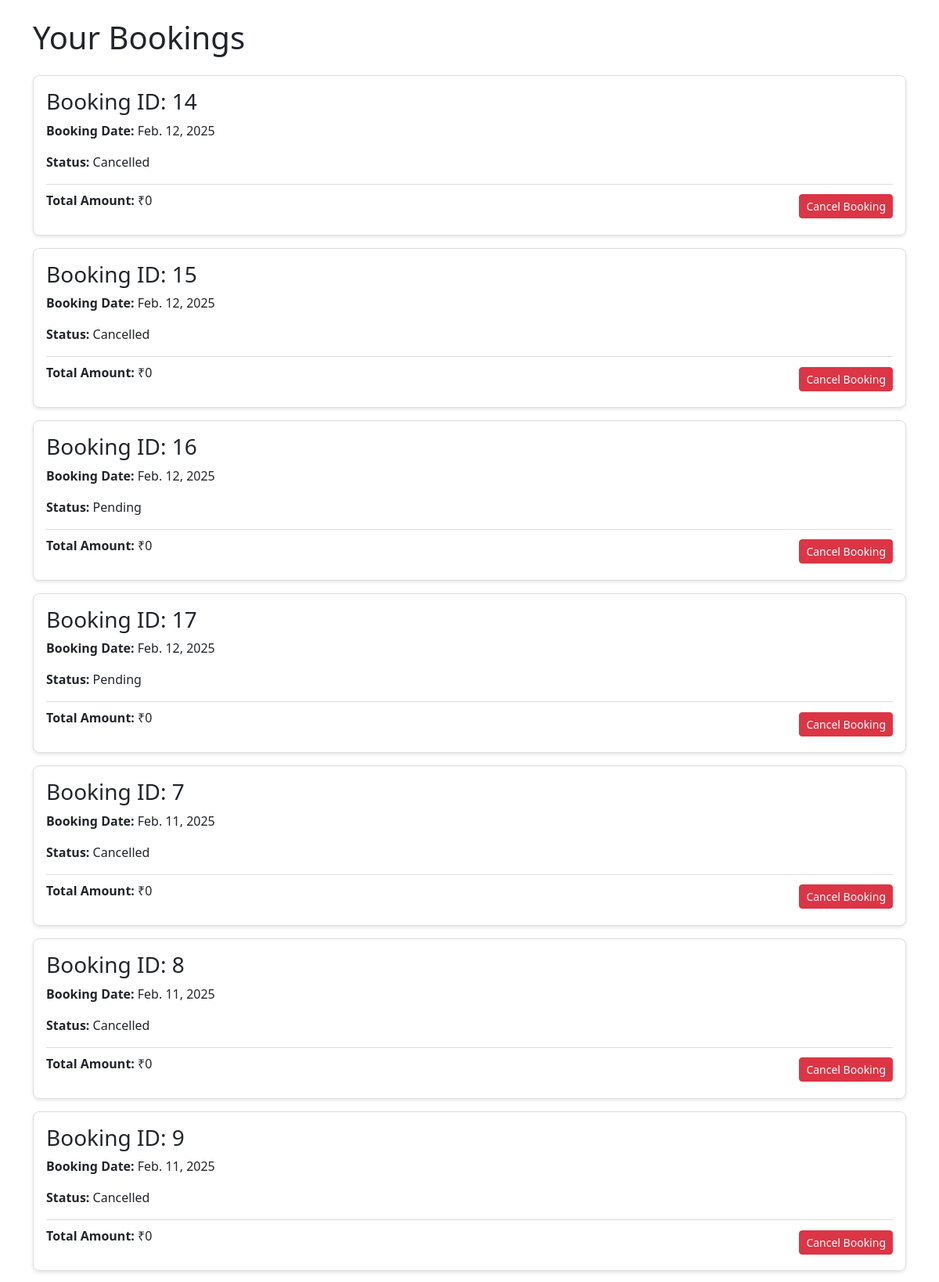
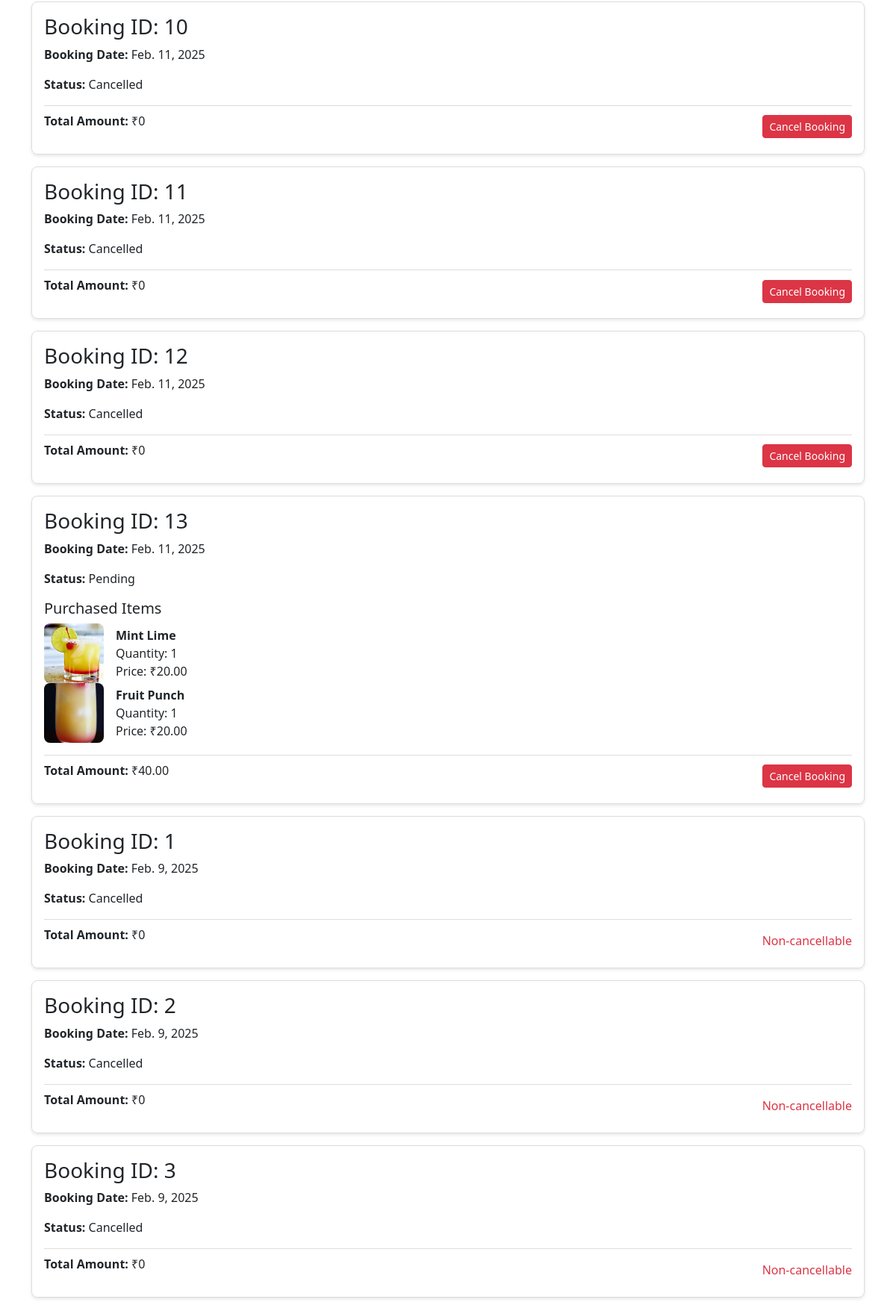
Page /view_bookings/ (signed in, upper part) on the committed database (2 pictures, top to bottom).
### app/models.py (models this page shows, shortened)
class Buy(models.Model):
    user = models.ForeignKey(User, on_delete=models.CASCADE)
    wedding = models.ForeignKey(DestinationWedding, on_delete=models.CASCADE,null=True)
    invitation = models.ForeignKey(InvitationCard, on_delete=models.CASCADE, null=True, blank=True)
    customer_name = models.CharField(max_length=255)
    customer_email = models.EmailField()
    customer_phone = models.CharField(max_length=15)
    message = models.TextField(blank=True, null=True)
    purchase_date = models.DateField(auto_now_add=True)
    status = models.CharField(
        max_length=50,
        choices=[('Pending', 'Pending'), ('Completed', 'Completed'), ('Cancelled', 'Cancelled')],
        default='Pending'
    )
    def calculate_total(self):
        total = 0
        for buy_item in self.buyitem_set.all():
            total += buy_item.calculate_item_price()
        if self.invitation:
            total += self.invitation.price
        return total

class BuyItem(models.Model):
    buy = models.ForeignKey(Buy, on_delete=models.CASCADE, related_name="buyitem_set")
    item = models.ForeignKey(Item, on_delete=models.CASCADE)
    quantity = models.PositiveIntegerField(default=1)
    def calculate_item_price(self):
        return self.item.category.price * self.quantity

class Item(models.Model):
    category = models.ForeignKey(ItemCategory, on_delete=models.CASCADE)
    name = models.CharField(max_length=100)
    img = models.FileField()

class ItemCategory(models.Model):
    img = models.FileField()
    name = models.CharField(max_length=100)
    price = models.DecimalField(max_digits=10, decimal_places=2)

### app/views.py (the view)
# urls.py: path('view_bookings/', views.user_view_bookings, name='user_view_bookings'),
def user_view_bookings(request):
    if 'user' in request.session:
        user = request.user
        data = Buy.objects.filter(user=user).prefetch_related('buyitem_set__item__category').order_by('-purchase_date')
        for booking in data:
            booking.is_cancellable = (date.today() - booking.purchase_date) <= timedelta(days=2)
            print("Booking ID:", booking.id)
            print("Wedding:", booking.wedding)  # Should print the related DestinationWedding object if exists
            print("Invitation:", booking.invitation)  # Should print the related InvitationCard object if exists
        return render(request, 'user/bookings.html', {'data': data})
    else:
        return redirect('login')

### templates/user/bookings.html (shortened to what this page needs)
<!DOCTYPE html>
<html lang="en">
<head>
    <link href="https://cdn.jsdelivr.net/npm/bootstrap@5.3.3/dist/css/bootstrap.min.css" rel="stylesheet">
</head>
<body>
    <div class="container mt-4">
        <h1 class="mb-4">Your Bookings</h1>
        {% for booking in data %}
        <div class="booking-card">
            <div class="details-section">
                <h3>Booking ID: {{ booking.id }}</h3>
                <p><strong>Booking Date:</strong> {{ booking.purchase_date }}</p>
                <p><strong>Status:</strong> {{ booking.status }}</p>
                {% if booking.buyitem_set.all %}
                    <h5>Purchased Items</h5>
                    <ul class="list-unstyled">
                        {% for item in booking.buyitem_set.all %}
                        <li class="d-flex align-items-center">
                            <img src="{{ item.item.img.url }}" alt="{{ item.item.name }}">
                            <div>
                                <strong>{{ item.item.name }}</strong> <br>
                                <span>Quantity: {{ item.quantity }}</span> <br>
                                <span>Price: ₹{{ item.calculate_item_price }}</span>
                            </div>
                        </li>
                        {% endfor %}
                    </ul>
                {% endif %}
            </div>
            <div class="total-section">
                <p><strong>Total Amount:</strong> ₹{{ booking.calculate_total }}</p>
                {% if booking.is_cancellable %}
                    <a href="{% url 'cancel_booking' booking.id %}" class="btn btn-danger btn-sm btn-cancel">Cancel Booking</a>
                {% else %}
                    <span class="text-danger">Non-cancellable</span>
                {% endif %}
            </div>
        </div>
        {% endfor %}
    </div>
</body>
</html>

### templates/user/bookings.html (style rules this page uses)
.booking-card { border: 1px solid #ddd; border-radius: 8px; padding: 16px; margin-bottom: 16px; box-shadow: 0 2px 4px rgba(0, 0, 0, 0.1); }
.booking-card .details-section { margin-bottom: 16px; }
.booking-card .total-section { border-top: 1px solid #ddd; padding-top: 8px; margin-top: 8px; display: flex; justify-content: space-between; align-items: center; }
.booking-card img { width: 80px; height: 80px; object-fit: cover; border-radius: 8px; margin-right: 16px; }
.btn-cancel { background-color: #dc3545; color: white; text-decoration: none; }
h5 { margin-top: 16px; }

### rows in the picture
Buy: id "14", purchase_date "Feb. 12, 2025", status "Cancelled", calculate_total "0", shows "Cancel Booking"
Buy: id "15", purchase_date "Feb. 12, 2025", status "Cancelled", calculate_total "0", shows "Cancel Booking"
Buy: id "16", purchase_date "Feb. 12, 2025", status "Pending", calculate_total "0", shows "Cancel Booking"
Buy: id "17", purchase_date "Feb. 12, 2025", status "Pending", calculate_total "0", shows "Cancel Booking"
Buy: id "7", purchase_date "Feb. 11, 2025", status "Cancelled", calculate_total "0", shows "Cancel Booking"
Buy: id "8", purchase_date "Feb. 11, 2025", status "Cancelled", calculate_total "0", shows "Cancel Booking"
Buy: id "9", purchase_date "Feb. 11, 2025", status "Cancelled", calculate_total "0", shows "Cancel Booking"
Buy: id "10", purchase_date "Feb. 11, 2025", status "Cancelled", calculate_total "0", shows "Cancel Booking"
Buy: id "11", purchase_date "Feb. 11, 2025", status "Cancelled", calculate_total "0", shows "Cancel Booking"
Buy: id "12", purchase_date "Feb. 11, 2025", status "Cancelled", calculate_total "0", shows "Cancel Booking"
Buy: id "13", purchase_date "Feb. 11, 2025", status "Pending", calculate_total "40.00", shows "Cancel Booking"
BuyItem: item.img (picture), item.name "Mint Lime", quantity "1", calculate_item_price "20.00"
BuyItem: item.img (picture), item.name "Fruit Punch", quantity "1", calculate_item_price "20.00"
Buy: id "1", purchase_date "Feb. 9, 2025", status "Cancelled", calculate_total "0", shows "Non-cancellable"
Buy: id "2", purchase_date "Feb. 9, 2025", status "Cancelled", calculate_total "0", shows "Non-cancellable"
Buy: id "3", purchase_date "Feb. 9, 2025", status "Cancelled", calculate_total "0", shows "Non-cancellable"
